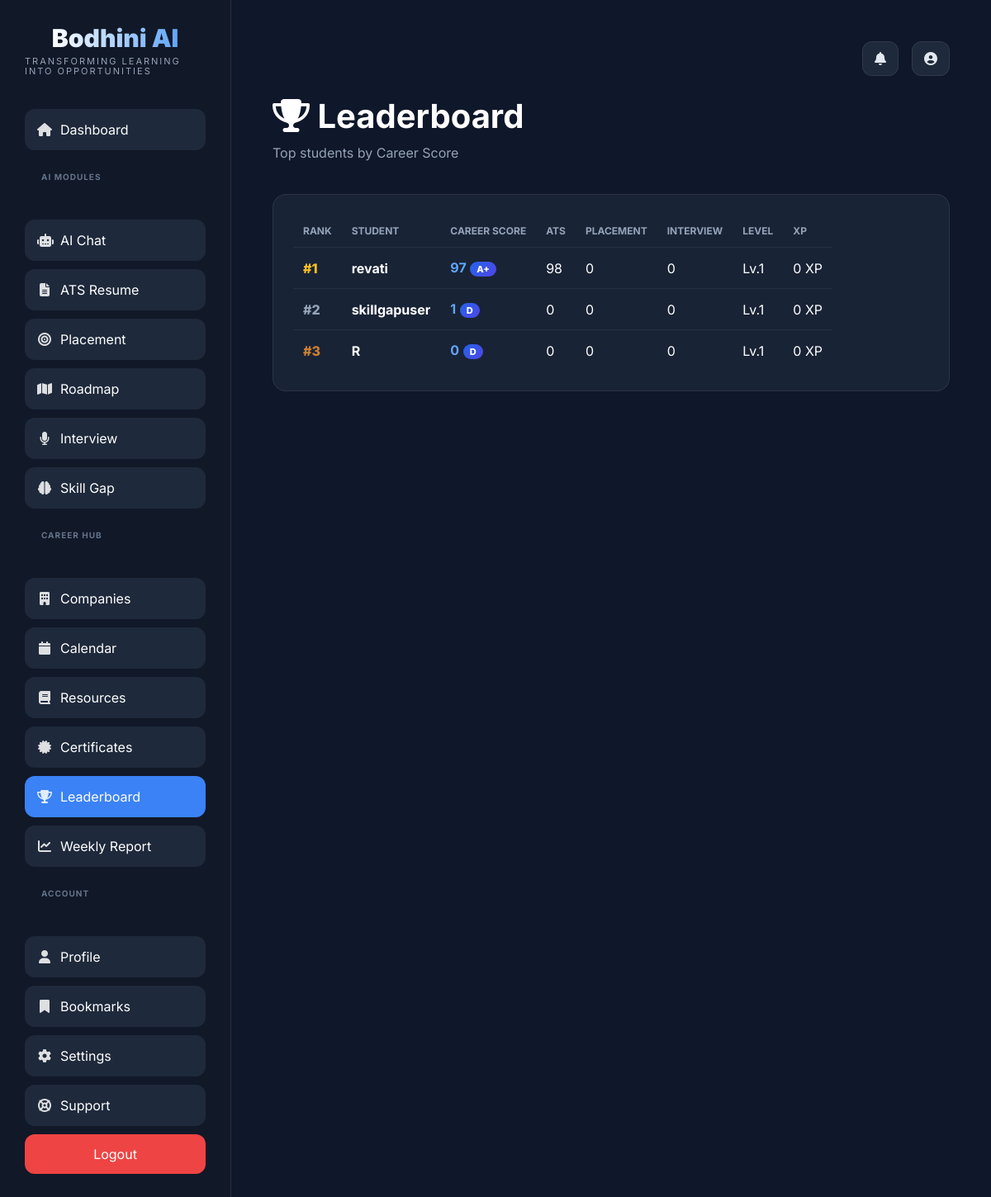
The page /leaderboard (signed in) on the database its author committed.
### database.py (models this page shows)
class User(db.Model):
    id = db.Column(db.Integer, primary_key=True)
    username = db.Column(db.String(100), nullable=False)
    email = db.Column(db.String(120), unique=True, nullable=False)
    password = db.Column(db.String(255), nullable=False)
    is_admin = db.Column(db.Boolean, default=False)
    is_active = db.Column(db.Boolean, default=True)
    profile_picture = db.Column(db.String(255), default='default-avatar.png')
    college = db.Column(db.String(255))
    department = db.Column(db.String(255))
    year = db.Column(db.String(50))
    cgpa = db.Column(db.String(50))
    skills = db.Column(db.Text)
    interests = db.Column(db.Text)
    dream_company = db.Column(db.String(255))
    preferred_domain = db.Column(db.String(255))
    linkedin = db.Column(db.String(500))
    github = db.Column(db.String(500))
    resume_path = db.Column(db.String(500))
    bio = db.Column(db.Text)
    theme = db.Column(db.String(20), default='dark')
    notify_email = db.Column(db.Boolean, default=True)
    notify_push = db.Column(db.Boolean, default=True)
    language = db.Column(db.String(20), default='en')
    created_at = db.Column(db.String(50))
    last_login = db.Column(db.String(50))
    resume_analyses = db.relationship('ResumeAnalysis', backref='user', lazy='dynamic')
    placement_predictions = db.relationship('PlacementPrediction', backref='user', lazy='dynamic')
    interview_histories = db.relationship('InterviewHistory', backref='user', lazy='dynamic')
    skill_gap_analyses = db.relationship('SkillGapAnalysis', backref='user', lazy='dynamic')
    chat_logs = db.relationship('AIChatLog', backref='user', lazy='dynamic')

### routes/student.py (the view)
@student_bp.route('/leaderboard')
@login_required
def leaderboard():
    users = User.query.filter_by(is_admin=False, is_active=True).all()
    ranked = []
    for u in users:
        scores = compute_career_scores(u.id, (
            User, ResumeAnalysis, PlacementPrediction,
            InterviewHistory, SkillGapAnalysis, UserCertificate,
        ))
        g = UserGamification.query.filter_by(user_id=u.id).first()
        ranked.append({
            'user': u,
            'scores': scores,
            'xp': g.xp if g else 0,
            'level': g.level if g else 1,
        })
    ranked.sort(key=lambda x: x['scores']['overall'], reverse=True)
    return render_template('student/leaderboard.html', ranked=ranked[:50])

### routes/student.py (called while the page is built)
@student_bp.context_processor
def inject_globals():
    if 'user_id' not in session:
        return {}
    return {
        'unread_notifications': get_unread_count(session['user_id']),
        'current_user_obj': get_current_user(),
    }

### services/career_score.py (called while the page is built)
def _grade(score):
    if score >= 90:
        return 'A+'
    if score >= 80:
        return 'A'
    if score >= 70:
        return 'B+'
    if score >= 60:
        return 'B'
    if score >= 50:
        return 'C'
    return 'D'

### services/notifications.py (called while the page is built)
def get_unread_count(user_id):
    return Notification.query.filter_by(user_id=user_id, is_read=False).count()

### utils/student_auth.py (called while the page is built)
def login_required(f):
    @wraps(f)
    def decorated(*args, **kwargs):
        if 'user_id' not in session:
            return redirect(url_for('login'))
        return f(*args, **kwargs)
    return decorated

def get_current_user():
    from database import User
    if 'user_id' not in session:
        return None
    return User.query.get(session['user_id'])

### templates/student/leaderboard.html (shortened to what this page needs)
{% extends 'student/base.html' %}
{% block content %}
<h1><i class="fas fa-trophy"></i> Leaderboard</h1>
<p class="subtitle">Top students by Career Score</p>
<table class="leaderboard-table glass-card" style="display:block;overflow-x:auto;">
    <tr><th>Rank</th><th>Student</th><th>Career Score</th><th>ATS</th><th>Placement</th><th>Interview</th><th>Level</th><th>XP</th></tr>
    {% for entry in ranked %}
    <tr>
        <td class="{% if loop.index == 1 %}rank-1{% elif loop.index == 2 %}rank-2{% elif loop.index == 3 %}rank-3{% endif %}">#{{ loop.index }}</td>
        <td><strong>{{ entry.user.username }}</strong><br></td>
        <td><strong style="color:#60a5fa;">{{ entry.scores.overall }}</strong> <span class="grade-badge" style="font-size:11px;padding:2px 8px;">{{ entry.scores.grade }}</span></td>
        <td>{{ entry.scores.ats_score }}</td>
        <td>{{ entry.scores.placement_score }}</td>
        <td>{{ entry.scores.interview_score }}</td>
        <td>Lv.{{ entry.level }}</td>
        <td>{{ entry.xp }} XP</td>
    </tr>
    {% endfor %}
</table>
{% endblock %}

### static/css/style.css (style rules this page uses)
* { margin:0; padding:0; box-sizing:border-box; font-family:'Inter',sans-serif; }
body { background:#0f172a; color:white; }
.main-content h1 { font-size:40px; margin-bottom:10px; }
.subtitle { color:#94a3b8; margin-bottom:40px; }
body { margin:0; font-family:'Segoe UI',sans-serif; background:#0f172a; color:white; }

### static/css/premium.css (style rules this page uses)
:root { --premium-primary: #2563eb; --premium-primary-2: #4f46e5; --premium-glass: rgba(30, 41, 59, 0.75); --premium-glass-border: rgba(255, 255, 255, 0.08); --premium-radius: 16px; --premium-shadow: 0 8px 32px rgba(0, 0, 0, 0.2); }
.glass-card { background: var(--premium-glass); backdrop-filter: blur(16px); border: 1px solid var(--premium-glass-border); border-radius: var(--premium-radius); padding: 24px; transition: transform 0.3s ease, box-shadow 0.3s ease; }
.grade-badge { display: inline-block; padding: 8px 20px; border-radius: 30px; background: linear-gradient(135deg, var(--premium-primary), var(--premium-primary-2)); font-weight: 800; font-size: 24px; }
.leaderboard-table { width: 100%; border-collapse: collapse; }
.leaderboard-table th { padding: 12px; text-align: left; color: #94a3b8; font-size: 12px; text-transform: uppercase; }
.leaderboard-table td { padding: 14px 12px; border-top: 1px solid rgba(255,255,255,0.06); }
.rank-1 { color: #fbbf24; font-weight: 800; }
.rank-2 { color: #94a3b8; font-weight: 800; }
.rank-3 { color: #cd7f32; font-weight: 800; }

### rows shown on the page
User: user.username "revati"
User: user.username "skillgapuser"
User: user.username "R"

### other values the page prints
{{ entry.scores.overall }} "97" "1" "0"
{{ entry.scores.grade }} "A+" "D" "D"
{{ entry.scores.ats_score }} "98" "0" "0"
{{ entry.scores.placement_score }} "0" "0" "0"
{{ entry.scores.interview_score }} "0" "0" "0"
{{ entry.level }} "1" "1" "1"
{{ entry.xp }} "0" "0" "0"
